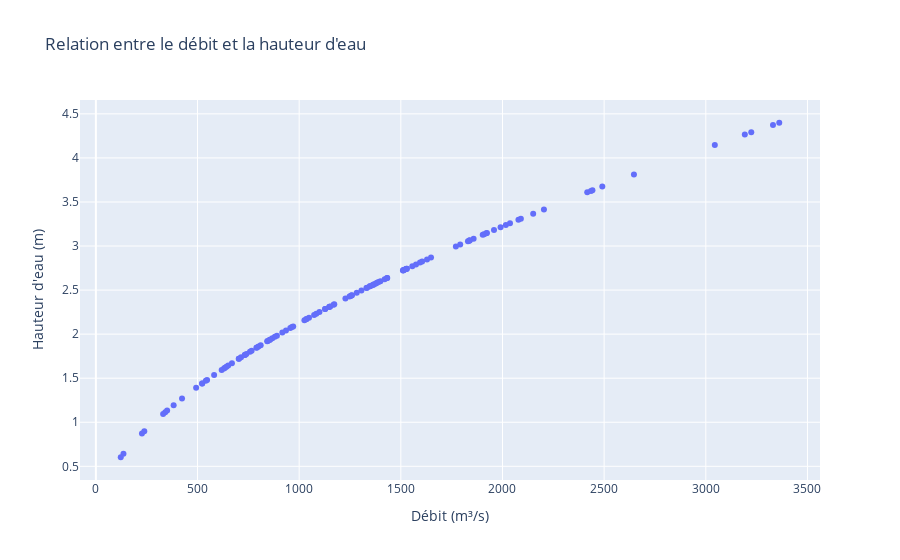
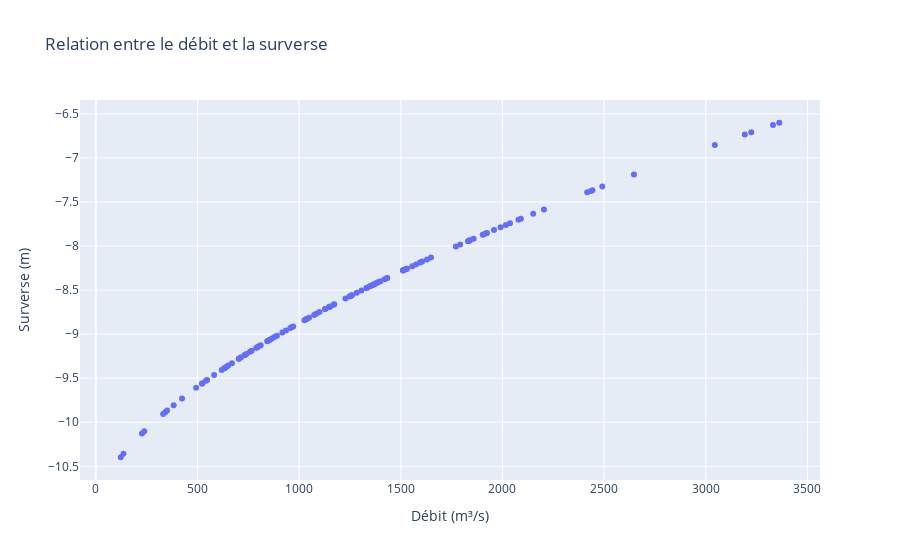

The cell these charts' notebook holds for them, in order:
### Code cell
fig_H = px.scatter(df, x="Debit", y="H_calculé", title="Relation entre le débit et la hauteur d'eau",
                   labels={"Debit": "Débit (m³/s)", "H_calculé": "Hauteur d'eau (m)"})
fig_H.show()

fig_S = px.scatter(df, x="Debit", y="S_calculé", title="Relation entre le débit et la surverse",
                   labels={"Debit": "Débit (m³/s)", "S_calculé": "Surverse (m)"})
fig_S.show()
